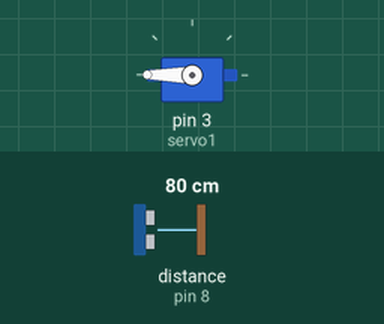
Simulated run of this sketch. Board: Arduino Uno, built with avr-gcc and run on an emulated ATmega328P. Shown: servo. Wiring (inferred from the names in the program): ultrasonic range finder: trigger pin 9; echo pin 8. The inputs (shaded band) are chosen by the test bench; at power-on: distance to the obstacle (sensor on pin 8) 80 cm. The echo pulse lasts 58.3 µs per cm; what the sketch prints to the serial monitor is not drawn.

Above: at 1.2 s.
1.3 s: distance to the obstacle (sensor on pin 8) set to 23 cm
2.8 s: distance to the obstacle (sensor on pin 8) set to 19 cm
At 4.0 s:
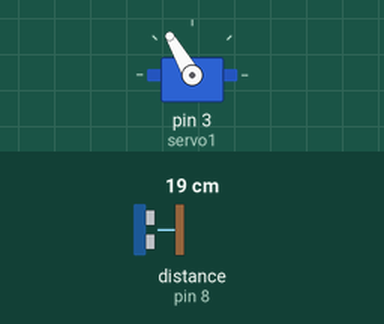
4.3 s: distance to the obstacle (sensor on pin 8) set to 35 cm
At 5.3 s:
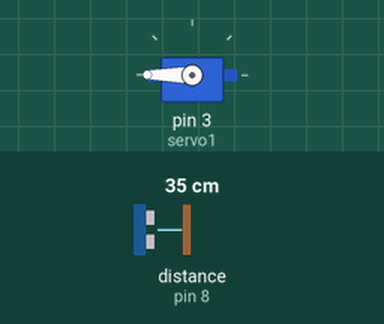
5.8 s: distance to the obstacle (sensor on pin 8) set to 2 cm
At 6.4 s:
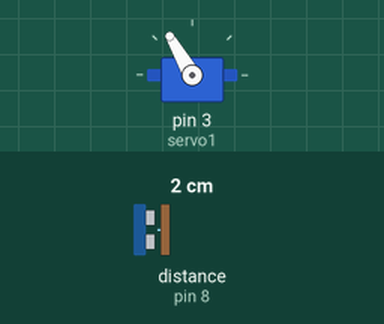
Timing chart, 0 to 8.3 s (numbered marks = the images above; inputs shaded):
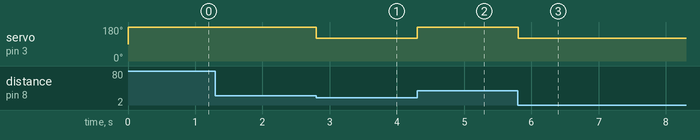

The sketch:

CODE.ino
```cpp
//this is the you want to upload


#include <Servo.h>
Servo servo1;
int trigPin = 9;    //connect trigpin of ultrasonic sensor to pin 9 on arduino
int echoPin = 8;    //connect echopin of ultrasonic sensor to pin 8 on arduino
long distance;
long duration;

void setup()
{
  Serial.begin(115200);
servo1.attach(3);              // connect servo signal pin(orange color)  to arduino pin 3
 pinMode(trigPin, OUTPUT);
 pinMode(echoPin, INPUT);
}

void loop() {
 ultra();
 Serial.println(distance);
  servo1.write(180);
  if(distance <20)               //you can change this value as you hand position from ultralsonic sensor
   {
  servo1.write(120);

  }

}

void ultra(){
  digitalWrite(trigPin, LOW);
  delayMicroseconds(2);
  digitalWrite(trigPin, HIGH);
  delayMicroseconds(10);
  digitalWrite(trigPin, LOW);
  duration = pulseIn(echoPin, HIGH);
  distance = duration*0.034/2;
  }


  //lets upload the code to arduino ..
```

Measured:
- the behaviour switches between 21 and 20 cm on distance to the obstacle (sensor on pin 8) (found by bisection; images 0 and 1)
- after the input at 2.8 s, servo on pin 3 (servo1): 180° → 120° at once
- after the input at 4.3 s, servo on pin 3 (servo1): 120° → 180° at once
- after the input at 5.8 s, servo on pin 3 (servo1): 180° → 120° at once
